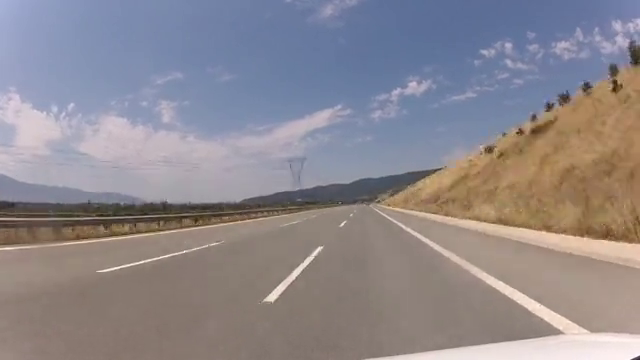
#> input picture frame 24 of LaneDetectionProject/road.mp4, 640 x 360 px
$ python detector_video.py
#> lines starting #> are read from the running program, lines starting #| are printed output that depends on the picture; after the words box and inside, x2 and y2 are one past the last pixel; in counts of white or black regions, pixels touching at a corner belong together
#> further down, frame is the input picture: shape (360, 640, 3); mean B, G, R 141.6, 136.4, 142.1
#| (360, 640, 3)
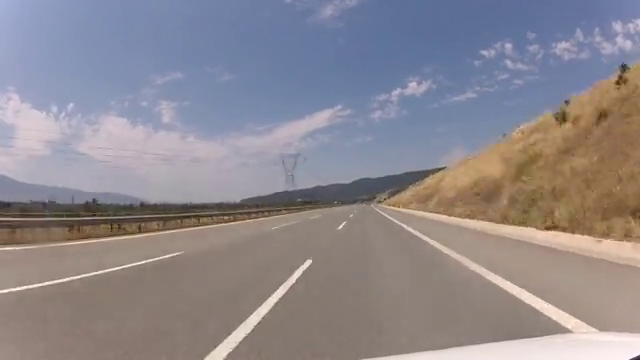
#> input picture frame 25 of LaneDetectionProject/road.mp4, 640 x 360 px
#> further down, frame is the input picture: shape (360, 640, 3); mean B, G, R 142.4, 136.8, 142.4
import cv2
import numpy as np

def region_of_interest(img, vertices):
    '''Function to mask the region of interest on the image using vertices'''
    mask = np.zeros_like(img)
    # channel_count = img.shape[2]
    # match_mask_color = (255,) * channel_count
    match_mask_color = (255)
    cv2.fillPoly(mask, vertices, match_mask_color)
    masked_image = cv2.bitwise_and(img, mask)
    return masked_image

def draw_lines(img, lines):
    '''Function to draw the detected lines on the original image'''
    img = np.copy(img)
    blank_image = np.zeros((img.shape[0], img.shape[1], 3), dtype=np.uint8)
    for line in lines:
        x1, y1, x2, y2 = line[0]
        cv2.line(blank_image, (x1,y1), (x2,y2), (0,255,0), 2)

    img = cv2.add(img,blank_image)
    return img

def main(frame):
    '''Main Body'''
    img = frame

    # print(img.shape)
    height = img.shape[0]
#> height = 360
    width = img.shape[1]
#> width = 640

    # Creating a list of vertices for region of interest.
    roi_vertices = [
        (0,height),
        (0,height-70),
        (width/2, height/2 + 30),
        (width,height-80),
        (width,height)
    ]

    # image from which lane will be detected
    gray = cv2.cvtColor(img, cv2.COLOR_BGR2GRAY)
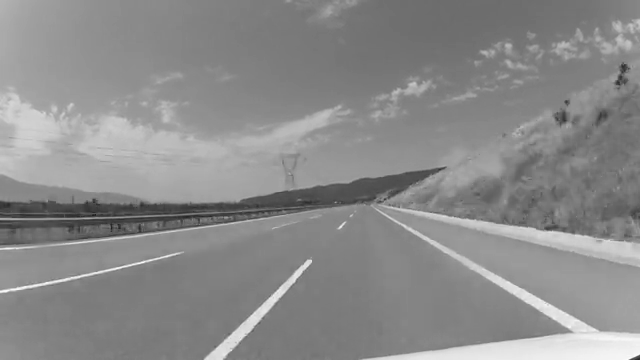
#> gray: shape (360, 640); min 30, max 253, mean 139
    edges = cv2.Canny(gray, 120, 130, apertureSize = 3)
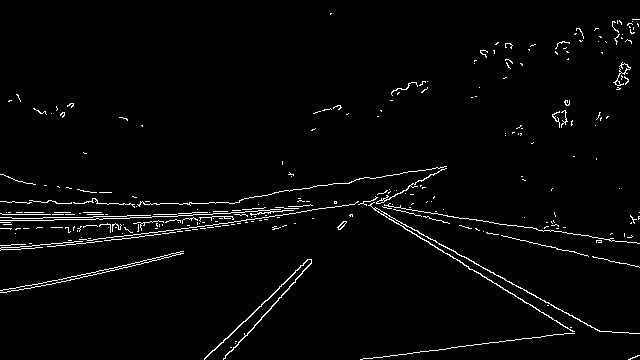
#> edges: shape (360, 640); 2.5% white in thin lines or dots
    masked_image = region_of_interest(edges, np.array([roi_vertices], np.int32))
#> in region_of_interest, `cv2.fillPoly(mask, vertices, match_mask_color)`:
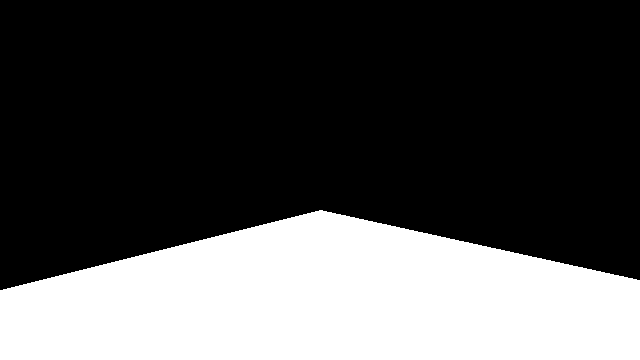
#> mask: shape (360, 640); 31.2% white; 1 white region, box (x1, y1, x2, y2) and area: (0, 210, 640, 360) 71920
#> in region_of_interest, `masked_image = cv2.bitwise_and(img, mask)`:
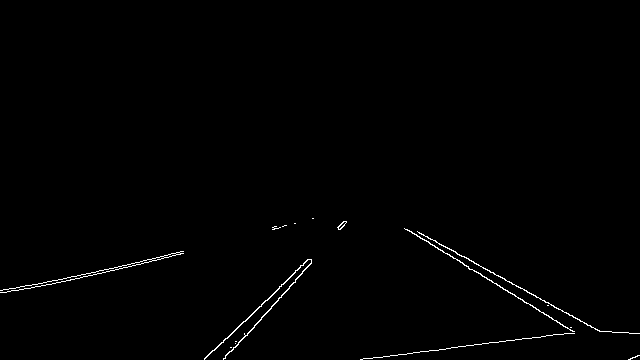
#> masked_image: shape (360, 640); 0.71% white in thin lines or dots, all inside (x1, y1, x2, y2) = (0, 218, 640, 360)
    lines = cv2.HoughLinesP(masked_image, 2, np.pi/180, 100, lines=np.array([]), minLineLength=40, maxLineGap=100)
#> lines = [[407, 229, 574, 333], [214, 350, 344, 225], [360, 359, 599, 330], [417, 231, 599, 331], [6, 292, 175, 253], [28, 288, 183, 253], [246, 335, 346, 221], [14, 288, 148, 262]]
    try:
        if lines.any()!=None:
            line_img = draw_lines(img, lines)
#> the loop in draw_lines, `for line in lines:` made 8 passes
#> after the loop in draw_lines, `for line in lines:`:
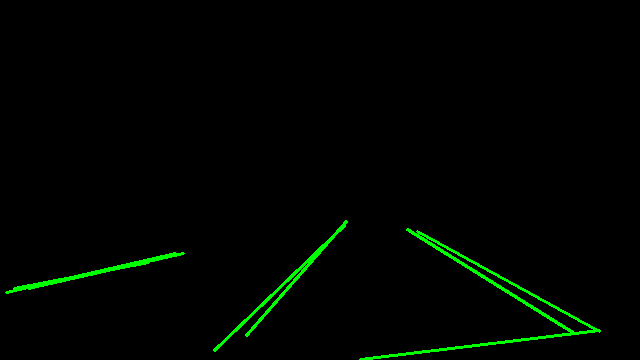
#> blank_image: shape (360, 640, 3); mean of channels 0, 1, 2 0, 4.1, 0; drawn as B, G, R
            return line_img
    except:
        return img

# Driver Code
vid = cv2.VideoCapture('road.mp4')
ret, frame = vid.read()
print(frame.shape)

while vid.isOpened():
    ret, frame = vid.read()
    if ret == False:
        break
    frame = main(frame)
    cv2.imshow('Lane Detection', frame)

    if cv2.waitKey(100)==ord('q'):
#> (key q is pressed here)
        break

vid.release()
cv2.destroyAllWindows()

$ run again, starting later in the video
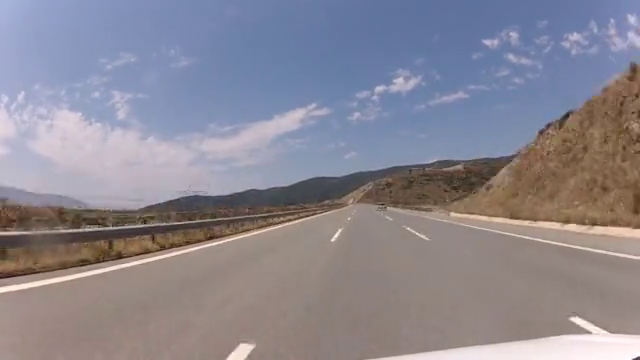
#> input picture frame 111 of LaneDetectionProject/road.mp4, 640 x 360 px
#> frame is the input picture: shape (360, 640, 3); mean B, G, R 145.9, 135.5, 139.4
#| (360, 640, 3)
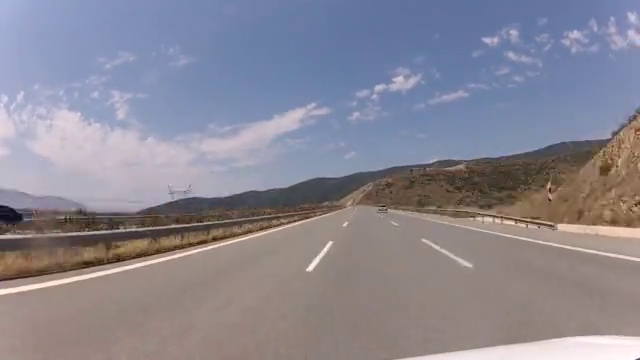
#> input picture frame 112 of LaneDetectionProject/road.mp4, 640 x 360 px
#> frame is the input picture: shape (360, 640, 3); mean B, G, R 147, 135.3, 138.1
#> edges: shape (360, 640); 3.1% white in thin lines or dots
#> mask: shape (360, 640); 31.2% white; 1 white region, box (x1, y1, x2, y2) and area: (0, 210, 640, 360) 71920
#> masked_image: shape (360, 640); 0.68% white in thin lines or dots, all inside (x1, y1, x2, y2) = (0, 211, 640, 360)
#> lines = [[59, 284, 331, 212], [430, 354, 577, 336], [0, 294, 285, 228], [4, 289, 315, 211], [35, 284, 318, 214], [84, 279, 257, 236], [182, 249, 329, 215]]
#> the loop in draw_lines, `for line in lines:` made 7 passes
#> after the loop in draw_lines, `for line in lines:`:
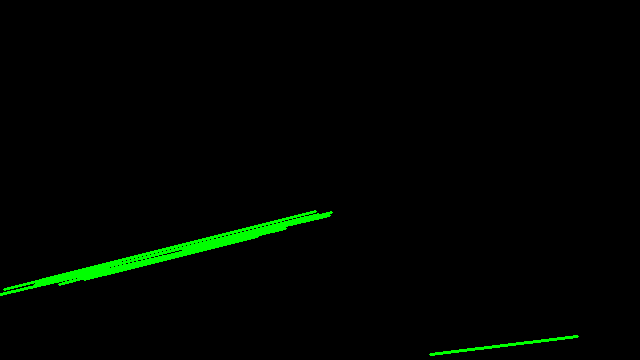
#> blank_image: shape (360, 640, 3); mean of channels 0, 1, 2 0, 4.4, 0; drawn as B, G, R

$ run again, starting later in the video
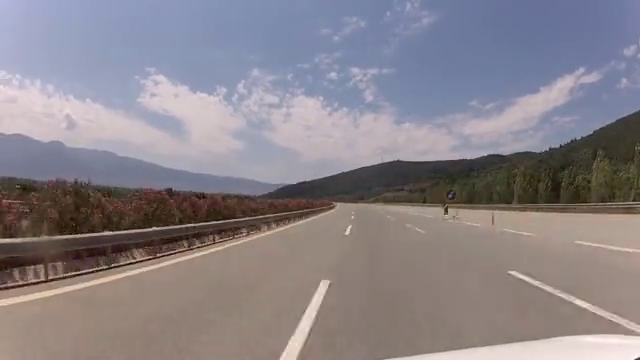
#> input picture frame 198 of LaneDetectionProject/road.mp4, 640 x 360 px
#> frame is the input picture: shape (360, 640, 3); mean B, G, R 137.2, 131.3, 137.9
#| (360, 640, 3)
#> in main, `edges = cv2.Canny(gray, 120, 130, apertureSize = 3)`:
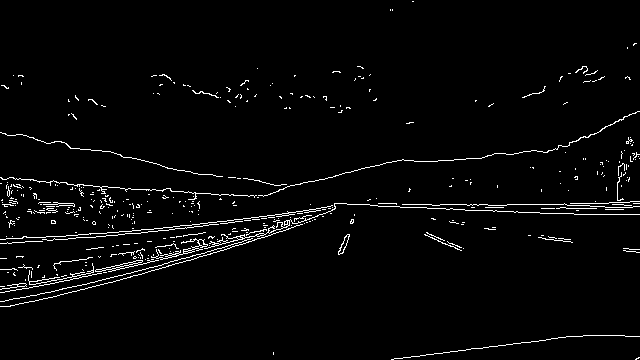
#> edges: shape (360, 640); 2.7% white in thin lines or dots
#> mask: shape (360, 640); 31.2% white; 1 white region, box (x1, y1, x2, y2) and area: (0, 210, 640, 360) 71920
#> masked_image: shape (360, 640); 0.85% white in thin lines or dots, all inside (x1, y1, x2, y2) = (0, 210, 640, 360)
#> lines = [[15, 290, 302, 224], [28, 288, 293, 227], [0, 292, 315, 219], [2, 306, 282, 231], [391, 359, 589, 335], [28, 302, 226, 249], [23, 303, 311, 215], [19, 298, 310, 215], [15, 287, 307, 215]]
#> the loop in draw_lines, `for line in lines:` made 9 passes
#> in draw_lines, `img = cv2.add(img,blank_image)`:
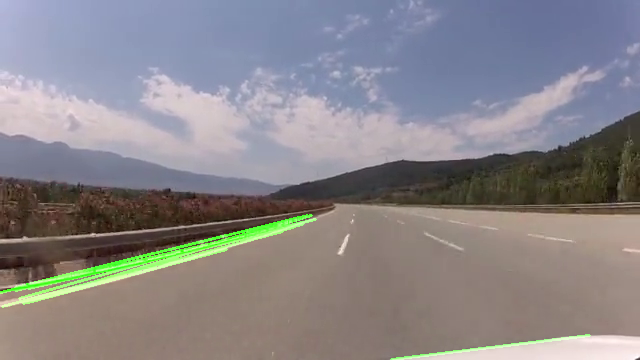
#> img: shape (360, 640, 3); mean B, G, R 136.7, 133.4, 137.2
